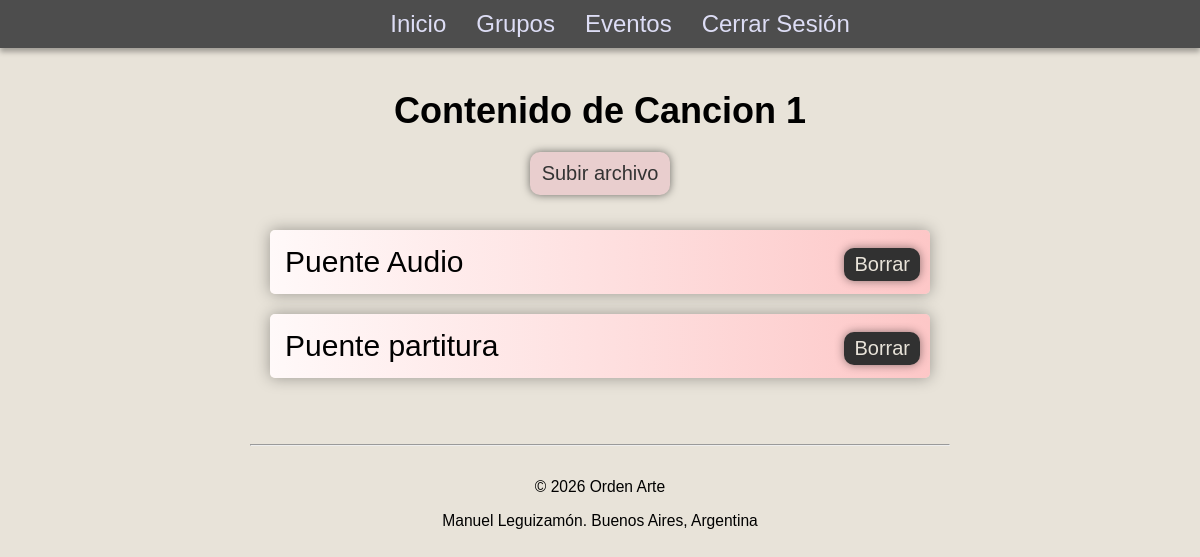
Screenshot of /carpeta/57/70 (signed in) with the database file from the repository.
### apps/carpeta/models.py (models this page shows, shortened)
class Carpeta(models.Model):
    nombre = models.CharField(max_length=100)
    partitura = models.FileField(upload_to='partituras/', null=True, blank=True)
    fechaCarga = models.DateTimeField(auto_now_add=True)
    grupo = models.ForeignKey(Grupo, on_delete=models.CASCADE, related_name='carpetas')

class Multimedia(models.Model):
    nombreMultimedia = models.CharField(max_length=20)
    archivo = models.FileField()
    fechaSubida = models.DateTimeField(auto_now_add=True)
    carpeta = models.ForeignKey(Carpeta, on_delete=models.CASCADE, related_name='multimedias')

### apps/carpeta/views.py (the view, shortened to what this page needs)
# urls.py: path('<int:grupo_id>/<int:carpeta_id>', CarpetaView.as_view(), name="carpeta"),
class CarpetaView(LoginRequiredMixin, TemplateView):
    template_name='carpeta.html'
    def get_context_data(self, **kwargs):
        context = super().get_context_data(**kwargs)
        carpeta_id = self.kwargs['carpeta_id']
        carpeta = get_object_or_404(Carpeta, id=carpeta_id)
        grupo_id = self.kwargs['grupo_id']
        grupo = get_object_or_404(Grupo, id=grupo_id, userDueño=self.request.user)
        context['carpeta_nombre'] = carpeta.nombre
        context['grupo_id'] = grupo_id
        context['carpeta_id'] = carpeta_id
        context['carpetas'] = Carpeta.objects.filter(id=carpeta_id).all()
        context['archivos'] = Multimedia.objects.filter(carpeta=carpeta_id).all()
        return context

### apps/carpeta/templates/carpeta.html (shortened to what this page needs)
{% extends 'base.html' %}
{% load static %}
{% block link %}
    <link rel="stylesheet" href="{% static 'carpeta.css' %}">
{% endblock %}
{% block contenido %}
    <h1 class="titulo-pagina">Contenido de {{ carpeta_nombre }} </h1>
    <div>
        <a href="{% url 'subir-archivo' grupo_id=grupo_id carpeta_id=carpeta_id %}" id="subir-archivo">Subir archivo</a>
    </div>
    <ul id="lista-grupos">
        {% for archivo in archivos %}
            <li class="list-item">
                <a href="{{ archivo.archivo.url }}" class="a-item" target="_blank">
                    {{ archivo.nombreMultimedia }}
                </a>
                <form action="{% url 'eliminar-archivo' grupo_id=grupo_id carpeta_id=carpeta_id eliminar_archivo_id=archivo.id %}" method="post">
                    <button id="boton-eliminar">Borrar</button>
                </form>
            </li>
            {% endfor %}
    </ul>
{% endblock %}

### static/css/base.css (style rules this page uses)
* { margin:0 auto; box-sizing: border-box; }
body { font-family: Arial, sans-serif; }
h1 { display: flex; justify-content: center; }
.titulo-pagina { font-size: clamp(1.5rem, 3vw, 4.5rem); padding: 10px 0; }

### apps/carpeta/static/carpeta.css (style rules this page uses)
* { margin:0 auto; box-sizing: border-box; }
body { font-family: Arial, sans-serif; background-color: #E8E3D9; }
h1 { display: flex; justify-content: center; }
#subir-archivo { display: flex; justify-content: center; border: none; border-radius: 10px; box-shadow: 0px 0px 8px rgba(0, 0, 0, 0.534); width: 140px; padding: 10px; margin-top: 10px; margin-bottom: 25px; text-decoration: none; color: rgb(51, 51, 51); background-color: #e9cece; font-size: 20px; transition: .3s ease-in-out; }
#lista-grupos { display: flex; flex-direction: column; align-items: center; padding: 0; min-height: 11rem; }
.list-item { list-style-type: none; background: linear-gradient(90deg, rgb(255, 249, 249), rgb(253, 199, 199)); border-radius: 5px; font-size: 30px; margin: 10px; width: 55vw; box-shadow: 0 0 15px rgba(0, 0, 0, 0.336); transition: .3s; display: flex; align-items: center; justify-content: space-between; }
.a-item { text-decoration: none; color: rgb(0, 0, 0); display: flex; align-items: center; height: 100%; width: 100%; padding: 15px; }
#boton-eliminar { padding: 5px 10px; margin-right: 10px; font-size: 20px; border-radius: 10px; background-color: rgb(49, 49, 49); color: #E8E3D9; transition: .2s; border: none; box-shadow: 0 0 10px rgba(0, 0, 0, 0.445); cursor: pointer; }

### rows the page displays
Carpeta: nombre "Cancion 1"
Multimedia: nombreMultimedia "Puente Audio"
Multimedia: nombreMultimedia "Puente partitura"
